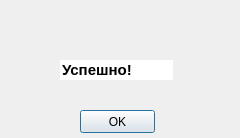
<?xml version="1.0" encoding="UTF-8"?>
<ui version="4.0">
 <class>convert</class>
 <widget class="QDialog" name="convert">
  <property name="enabled">
   <bool>true</bool>
  </property>
  <property name="geometry">
   <rect>
    <x>0</x>
    <y>0</y>
    <width>240</width>
    <height>138</height>
   </rect>
  </property>
  <property name="cursor">
   <cursorShape>ArrowCursor</cursorShape>
  </property>
  <property name="mouseTracking">
   <bool>false</bool>
  </property>
  <property name="acceptDrops">
   <bool>false</bool>
  </property>
  <property name="windowTitle">
   <string>Dialog</string>
  </property>
  <property name="layoutDirection">
   <enum>Qt::LeftToRight</enum>
  </property>
  <property name="autoFillBackground">
   <bool>false</bool>
  </property>
  <widget class="QPushButton" name="pushButton">
   <property name="geometry">
    <rect>
     <x>80</x>
     <y>110</y>
     <width>75</width>
     <height>23</height>
    </rect>
   </property>
   <property name="text">
    <string>OK</string>
   </property>
  </widget>
  <widget class="QLineEdit" name="lineEdit">
   <property name="geometry">
    <rect>
     <x>60</x>
     <y>60</y>
     <width>113</width>
     <height>20</height>
    </rect>
   </property>
   <property name="font">
    <font>
     <pointsize>11</pointsize>
     <weight>75</weight>
     <bold>true</bold>
    </font>
   </property>
   <property name="text">
    <string>Успешно!</string>
   </property>
   <property name="frame">
    <bool>false</bool>
   </property>
   <property name="echoMode">
    <enum>QLineEdit::Normal</enum>
   </property>
   <property name="cursorPosition">
    <number>8</number>
   </property>
   <property name="dragEnabled">
    <bool>false</bool>
   </property>
   <property name="readOnly">
    <bool>true</bool>
   </property>
   <property name="cursorMoveStyle">
    <enum>Qt::LogicalMoveStyle</enum>
   </property>
   <property name="clearButtonEnabled">
    <bool>false</bool>
   </property>
  </widget>
 </widget>
 <resources/>
 <connections>
  <connection>
   <sender>pushButton</sender>
   <signal>clicked()</signal>
   <receiver>convert</receiver>
   <slot>close()</slot>
   <hints>
    <hint type="sourcelabel">
     <x>97</x>
     <y>119</y>
    </hint>
    <hint type="destinationlabel">
     <x>47</x>
     <y>124</y>
    </hint>
   </hints>
  </connection>
 </connections>
</ui>
